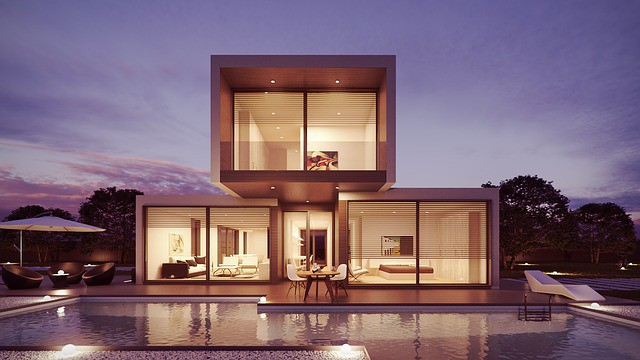
#> input picture level3 5 to 8/Insta-and-Snapchat-Filters-main/insta filter/house.jpeg, 640 x 360 px
$ python blur.py
#> lines starting #> are read from the running program, lines starting #| are printed output that depends on the picture
import cv2
import matplotlib.pyplot as plt
im = cv2.imread('house.jpeg')
#> im is the input picture: shape (360, 640, 3); mean B, G, R 115, 102.1, 127.1
dst = cv2.GaussianBlur(im,(101,101),cv2.BORDER_DEFAULT)
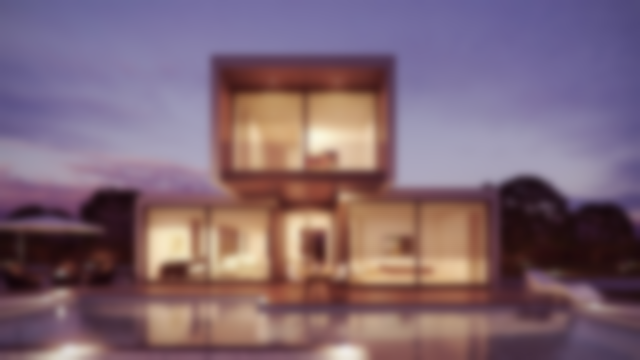
#> dst: shape (360, 640, 3); mean B, G, R 115, 102.1, 127.2
plt.imshow(dst)
plt.show()

$ run again, with level3 5 to 8/Insta-and-Snapchat-Filters-main/insta filter/flower.jpeg copied over level3 5 to 8/Insta-and-Snapchat-Filters-main/insta filter/house.jpeg
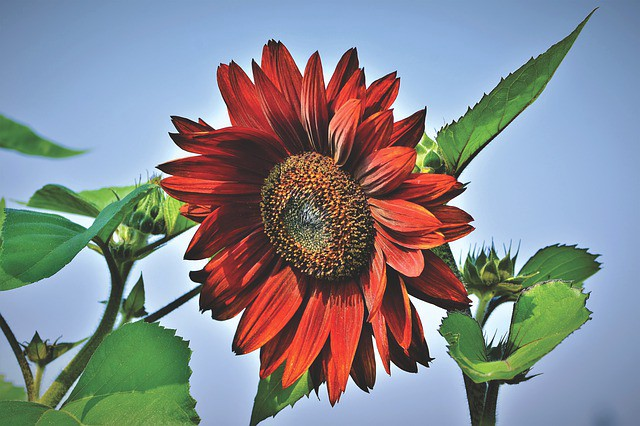
#> input picture level3 5 to 8/Insta-and-Snapchat-Filters-main/insta filter/flower.jpeg, 640 x 426 px
#> im is the input picture: shape (426, 640, 3); mean B, G, R 141.6, 136.7, 132.9
#> `dst = cv2.GaussianBlur(im,(101,101),cv2.BORDER_DEFAULT)`:
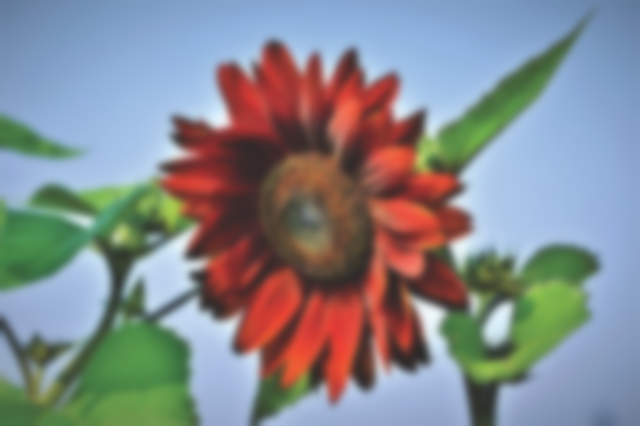
#> dst: shape (426, 640, 3); mean B, G, R 141.6, 136.7, 132.9

$ run again, with level3 5 to 8/Insta-and-Snapchat-Filters-main/insta filter/fruit.jpeg copied over level3 5 to 8/Insta-and-Snapchat-Filters-main/insta filter/house.jpeg
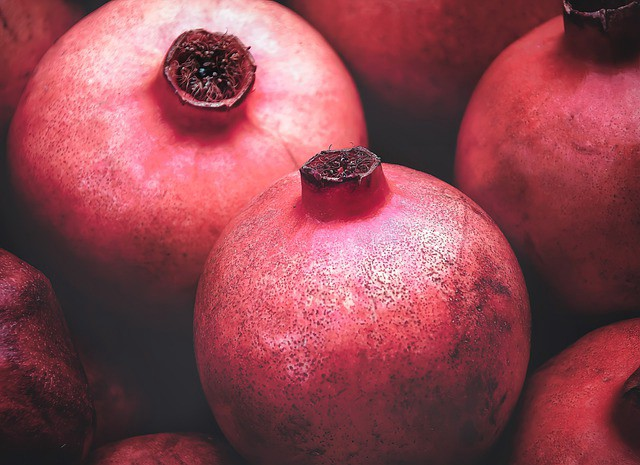
#> input picture level3 5 to 8/Insta-and-Snapchat-Filters-main/insta filter/fruit.jpeg, 640 x 465 px
#> im is the input picture: shape (465, 640, 3); mean B, G, R 81.3, 71.5, 143.7
#> `dst = cv2.GaussianBlur(im,(101,101),cv2.BORDER_DEFAULT)`:
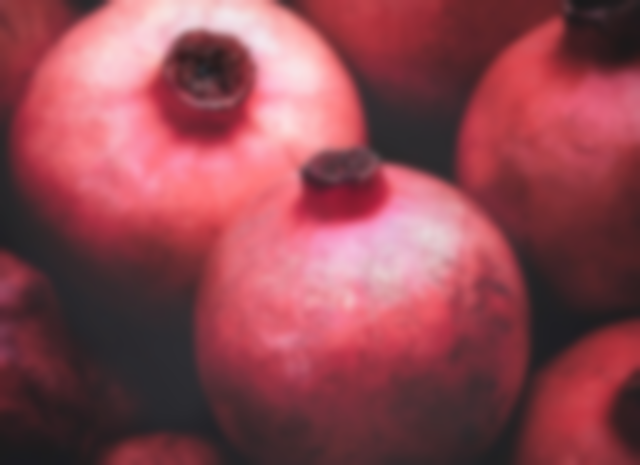
#> dst: shape (465, 640, 3); mean B, G, R 81.3, 71.6, 143.7
